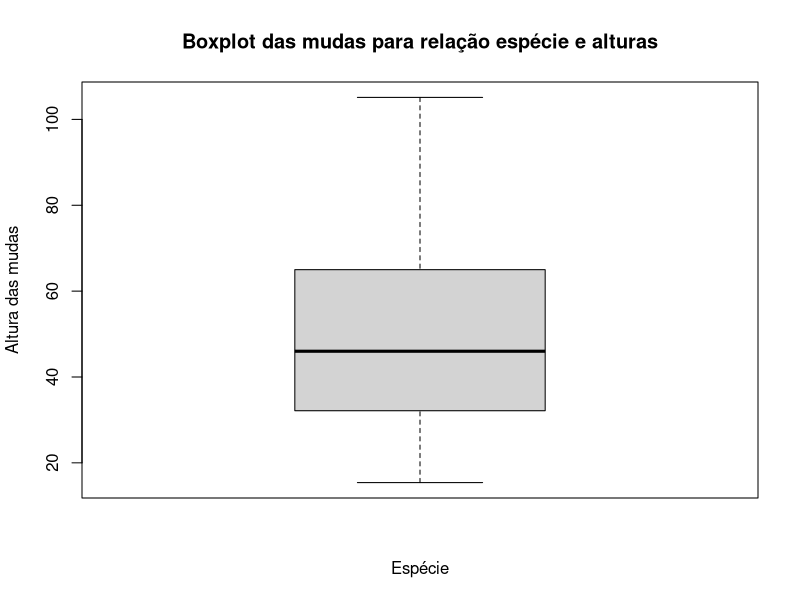
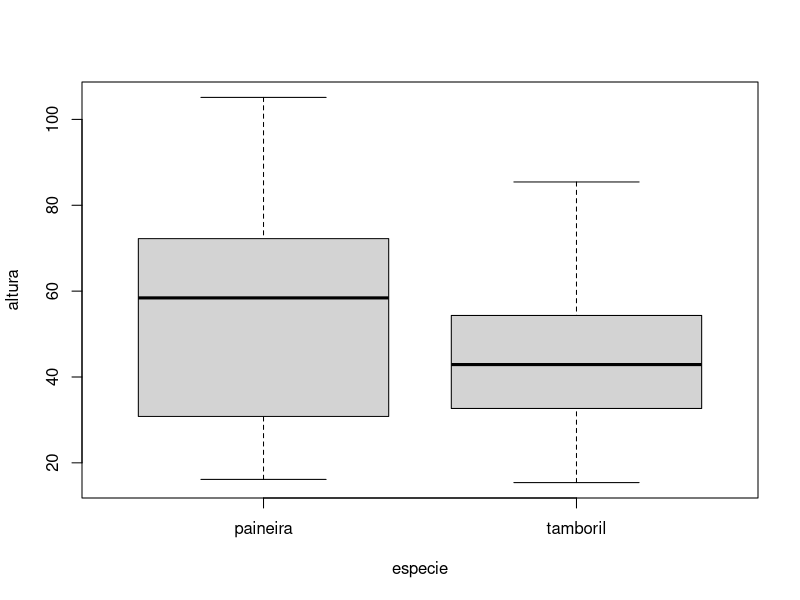
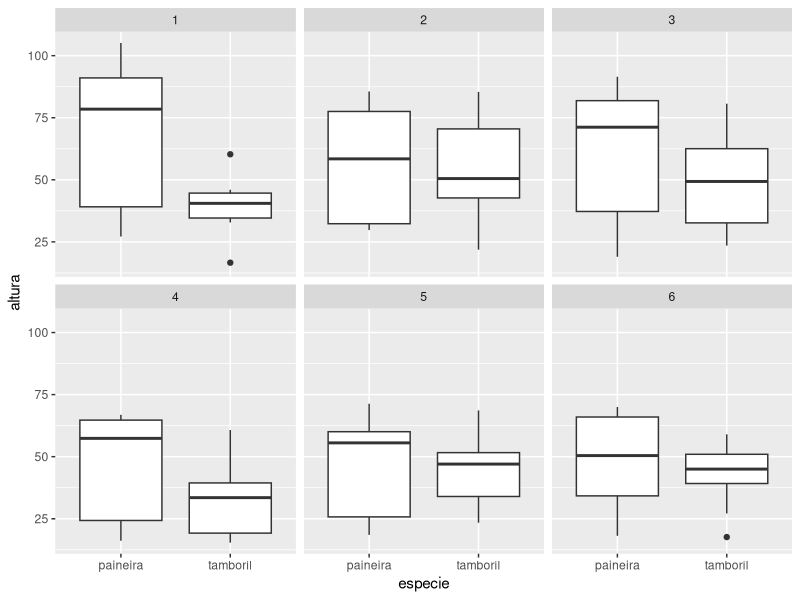

R code for these plots, in order:
# Carregar Data Frame

mudas<- read.csv("crescimento_mudas_viveiro_USP.csv")

# Média
tapply(mudas$altura, mudas$especie, mean)

########################################24-08-2020#####1ª parte############################################
#carregando o readr
# carregando o arquivo mudas
library(readr)
mudas <- read_csv("crescimento_mudas_viveiro_USP.csv", locale = locale(encoding = "WINDOWS-1252"))

# verificando a classe de cada variável com str
str(mudas)

# ajustando o tiipo de variável para factor
mudas$especie<- as.factor(mudas$especie)

# calculando a media por especie
tapply(mudas$altura, mudas$especie, mean)

########################################24-08-2020#####2ª parte############################################

# ajustando o tiipo de variável para factor
mudas$especie<- as.factor(mudas$especie)

# calculando a media por especie
# calculando a media, mediana e desvio pd por especie
tapply(mudas$altura, mudas$especie, mean)
tapply(mudas$altura, mudas$especie, median)
tapply(mudas$altura, mudas$especie, sd)

# calculando media, mediana e desvio pd por especie e por bloco

mudas$bloco<- as.factor(mudas$bloco)

library(dplyr)

mudas %>%
  group_by(especie, bloco) %>% 
  summarise(media=mean(altura), mediana=median(altura), desvio=sd(altura))

# fazendo o mesmo com tapply
# também é possivel incluir na.rm=TRUE no final, depois da função para remover NAs
tapply(mudas$altura, list(mudas$especie, mudas$bloco, mudas$substrato), mean)
tapply(mudas$altura, list(mudas$especie, mudas$bloco), median)
tapply(mudas$altura, list(mudas$especie, mudas$bloco), sd)


# fazendo o boxplot

boxplot(mudas$altura)

title("Boxplot das mudas para relação espécie e alturas",xlab = 
        "Espécie", ylab = "Altura das mudas")

boxplot(altura~especie, data=mudas)

# boxplot com ggplot e dplyr

library(ggplot2)

mudas %>% 
  group_by(especie) %>% 
  ggplot(aes(x= especie, y=altura))+geom_boxplot()+
  facet_wrap(~bloco)

